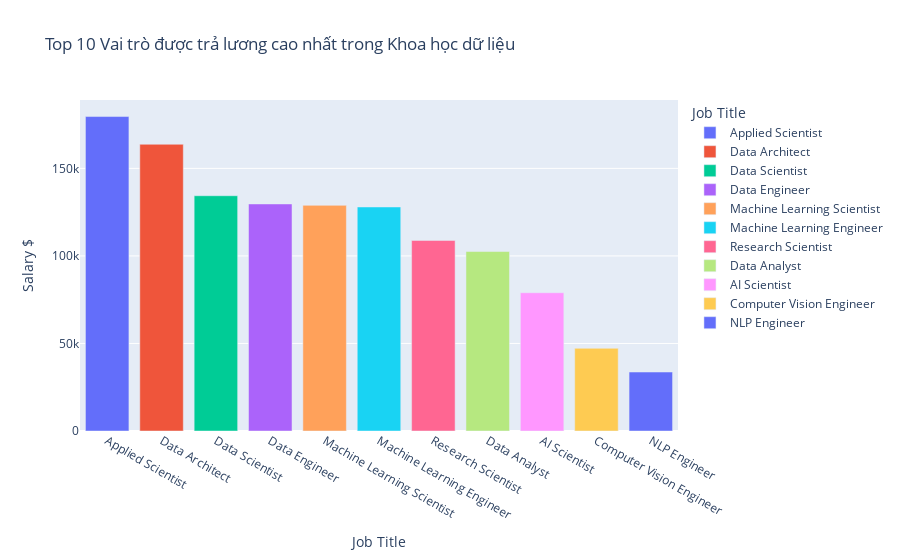

Notebook source saved alongside this figure:
### Markdown cell above
**Code bước 2:**

### Code cell
fig=px.bar(role_salary, x='job_title',y='salary_in_usd',color='job_title',
	labels={'job_title':'Job Title','salary_in_usd':'Salary $'},
	title='Top 10 Vai trò được trả lương cao nhất trong Khoa học dữ liệu')
fig.show()

### Figure 1 — Plotly figure (JSON) as saved in the notebook; plotly's stock layout.template omitted (floating-point values rounded to 4 significant figures)
{"data": [{"alignmentgroup": "True", "hovertemplate": "Job Title=%{x}<br>Salary $=%{y}<extra></extra>", "legendgroup": "Applied Scientist", "marker": {"color": "#636efa", "pattern": {"shape": ""}}, "name": "Applied Scientist", "offsetgroup": "Applied Scientist", "orientation": "v", "showlegend": true, "textposition": "auto", "type": "bar", "x": ["Applied Scientist"], "xaxis": "x", "y": [179600], "yaxis": "y"}, {"alignmentgroup": "True", "hovertemplate": "Job Title=%{x}<br>Salary $=%{y}<extra></extra>", "legendgroup": "Data Architect", "marker": {"color": "#EF553B", "pattern": {"shape": ""}}, "name": "Data Architect", "offsetgroup": "Data Architect", "orientation": "v", "showlegend": true, "textposition": "auto", "type": "bar", "x": ["Data Architect"], "xaxis": "x", "y": [163800.0], "yaxis": "y"}, {"alignmentgroup": "True", "hovertemplate": "Job Title=%{x}<br>Salary $=%{y}<extra></extra>", "legendgroup": "Data Scientist", "marker": {"color": "#00cc96", "pattern": {"shape": ""}}, "name": "Data Scientist", "offsetgroup": "Data Scientist", "orientation": "v", "showlegend": true, "textposition": "auto", "type": "bar", "x": ["Data Scientist"], "xaxis": "x", "y": [134400.0], "yaxis": "y"}, {"alignmentgroup": "True", "hovertemplate": "Job Title=%{x}<br>Salary $=%{y}<extra></extra>", "legendgroup": "Data Engineer", "marker": {"color": "#ab63fa", "pattern": {"shape": ""}}, "name": "Data Engineer", "offsetgroup": "Data Engineer", "orientation": "v", "showlegend": true, "textposition": "auto", "type": "bar", "x": ["Data Engineer"], "xaxis": "x", "y": [129700.0], "yaxis": "y"}, {"alignmentgroup": "True", "hovertemplate": "Job Title=%{x}<br>Salary $=%{y}<extra></extra>", "legendgroup": "Machine Learning Scientist", "marker": {"color": "#FFA15A", "pattern": {"shape": ""}}, "name": "Machine Learning Scientist", "offsetgroup": "Machine Learning Scientist", "orientation": "v", "showlegend": true, "textposition": "auto", "type": "bar", "x": ["Machine Learning Scientist"], "xaxis": "x", "y": [128900.0], "yaxis": "y"}, {"alignmentgroup": "True", "hovertemplate": "Job Title=%{x}<br>Salary $=%{y}<extra></extra>", "legendgroup": "Machine Learning Engineer", "marker": {"color": "#19d3f3", "pattern": {"shape": ""}}, "name": "Machine Learning Engineer", "offsetgroup": "Machine Learning Engineer", "orientation": "v", "showlegend": true, "textposition": "auto", "type": "bar", "x": ["Machine Learning Engineer"], "xaxis": "x", "y": [128000.0], "yaxis": "y"}, {"alignmentgroup": "True", "hovertemplate": "Job Title=%{x}<br>Salary $=%{y}<extra></extra>", "legendgroup": "Research Scientist", "marker": {"color": "#FF6692", "pattern": {"shape": ""}}, "name": "Research Scientist", "offsetgroup": "Research Scientist", "orientation": "v", "showlegend": true, "textposition": "auto", "type": "bar", "x": ["Research Scientist"], "xaxis": "x", "y": [108800.0], "yaxis": "y"}, {"alignmentgroup": "True", "hovertemplate": "Job Title=%{x}<br>Salary $=%{y}<extra></extra>", "legendgroup": "Data Analyst", "marker": {"color": "#B6E880", "pattern": {"shape": ""}}, "name": "Data Analyst", "offsetgroup": "Data Analyst", "orientation": "v", "showlegend": true, "textposition": "auto", "type": "bar", "x": ["Data Analyst"], "xaxis": "x", "y": [102500.0], "yaxis": "y"}, {"alignmentgroup": "True", "hovertemplate": "Job Title=%{x}<br>Salary $=%{y}<extra></extra>", "legendgroup": "AI Scientist", "marker": {"color": "#FF97FF", "pattern": {"shape": ""}}, "name": "AI Scientist", "offsetgroup": "AI Scientist", "orientation": "v", "showlegend": true, "textposition": "auto", "type": "bar", "x": ["AI Scientist"], "xaxis": "x", "y": [78960.0], "yaxis": "y"}, {"alignmentgroup": "True", "hovertemplate": "Job Title=%{x}<br>Salary $=%{y}<extra></extra>", "legendgroup": "Computer Vision Engineer", "marker": {"color": "#FECB52", "pattern": {"shape": ""}}, "name": "Computer Vision Engineer", "offsetgroup": "Computer Vision Engineer", "orientation": "v", "showlegend": true, "textposition": "auto", "type": "bar", "x": ["Computer Vision Engineer"], "xaxis": "x", "y": [47236], "yaxis": "y"}, {"alignmentgroup": "True", "hovertemplate": "Job Title=%{x}<br>Salary $=%{y}<extra></extra>", "legendgroup": "NLP Engineer", "marker": {"color": "#636efa", "pattern": {"shape": ""}}, "name": "NLP Engineer", "offsetgroup": "NLP Engineer", "orientation": "v", "showlegend": true, "textposition": "auto", "type": "bar", "x": ["NLP Engineer"], "xaxis": "x", "y": [33686], "yaxis": "y"}], "layout": {"barmode": "relative", "legend": {"title": {"text": "Job Title"}, "tracegroupgap": 0}, "title": {"text": "Top 10 Vai trò được trả lương cao nhất trong Khoa học dữ liệu"}, "xaxis": {"anchor": "y", "categoryarray": ["Applied Scientist", "Data Architect", "Data Scientist", "Data Engineer", "Machine Learning Scientist", "Machine Learning Engineer", "Research Scientist", "Data Analyst", "AI Scientist", "Computer Vision Engineer", "NLP Engineer"], "categoryorder": "array", "domain": [0, 1], "title": {"text": "Job Title"}}, "yaxis": {"anchor": "x", "domain": [0, 1], "title": {"text": "Salary $"}}}}
